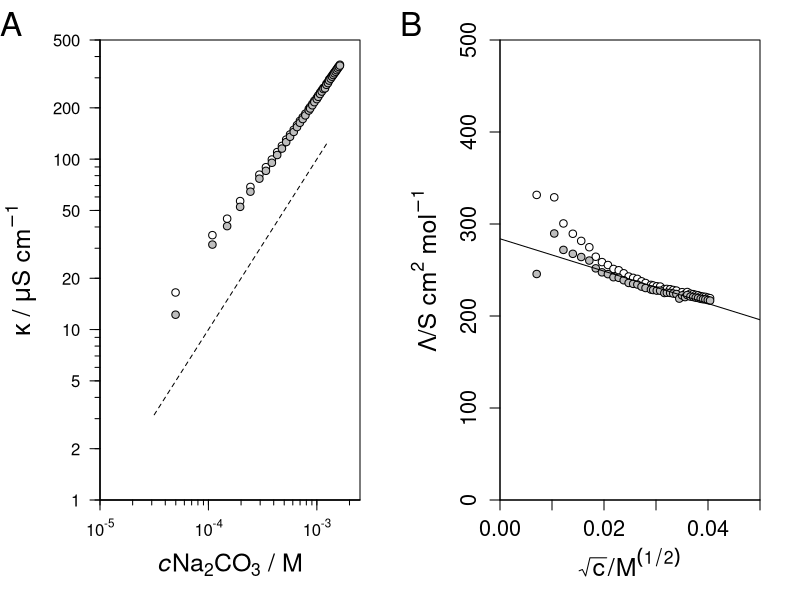

Reproduce this figure in R.
#Leitfähigkeit in Abhänigkeit der Konzentraiton
rm(list=ls())

Data <- read.csv("Konzentration/konzentration.csv",header=TRUE, sep=";")
vol <- Data[,1]
print(Data)
Vol <- vol[-1]
vol <- (Vol) * 0.001  # vol in L
Ltf <- Data$Leitfähigkeit

klsm <- Ltf[1]
kappa <- Ltf[-1]
kappa1 <- (kappa-klsm) #Abzug von KappaLösungsmittel 

MNa <- 105.99 #Mol Mass of Na2Co3
mNa <- 0.5300 #mass of Na2CO3 weighted
nNa <-  mNa/MNa # amount of Na2CO3
c0 <- nNa/0.5

c <- c0*vol/(0.1+vol)
wuc <- sqrt(c)
Lambdaa <- (kappa1/1000)/c
Lambdaaa <- (kappa/1000)/c


PrettyLog <- function(begin=1e-10, end=1e10) {
  d <- 10^c(-99:99)
  d <- d[d>=begin & d<=end]
  dd <- outer(c(1:9), 10^c(-99:99))
  dd <- dd[dd>=begin & dd<=end]
  dlab <- do.call("expression",
                  lapply(seq(along=log10(d)),function(i) substitute(10^E,list(E=log10(d)[i]))))
  list("big"=d, "small"=dd, "big.lab"=dlab)
}

# pdf("plots/concentration.pdf", width = 16, height = 8)
par(mfrow =c(1,2))
par(mar = c(5, 5, 2, 2))
plot(c, kappa1, log="xy", # doppeltlogarithmische Achsenskalierung
     type="n", # Messdaten nicht einzeichnen
     xlim=c(1e-5,2.5e-3), ylim=c(1,500), # x- und y-Achsenbereiche festlegen
     xaxs="i", yaxs="i", # Achsenbereiche exakt
     xaxt="n", yaxt="n", # keine Achsenskalen
     xlab=expression(italic(c)*"Na"[2]*"CO"[3]*" / "*M), # Beschriftung x-Achse
     ylab=expression(italic(kappa)*" / "*mu*S~cm^-1), # Beschriftung y-Achse
     cex.axis = 1.3,  # Adjust the size of tick labels
     cex.lab = 1.5   # Adjust the size of axis labels
)
PL <- PrettyLog() # f ̈ur logarithmische skalierte Zahlenwerte, vgl. Seite 168
axis(1, at=PL$small, labels=FALSE, tcl=-0.25) # x-Achsenstriche unbeschriftet
axis(1, at=PL$big, labels=PL$big.lab) # x-Achsenstriche beschriftet
axis(2, at=PL$small, labels=FALSE, tcl=-0.25) # y-Achsenstriche unbeschriftet
axis(2, las=1) # y-Achsenstriche unbeschriftet
x <- 10^seq(-4.5,-2.9,length=100) # Berechnung der Geraden
y <- 100000 * x
lines(x, y, lty="dashed")
points(c, kappa, pch=21, bg="white") # unkorrigierte Messdaten
points(c, kappa1, pch=21, bg="grey") # korrigierte Messdaten


plot(wuc,Lambdaa, type = "n",
    ylim=c(0,500),
    xlim=c(0,0.05),
    xaxs="i",yaxs="i",
    xlab =expression(sqrt(c)*"/M"^(1/2)),
    ylab=expression(Lambda*"/S cm"^2~"mol"^-1),
    cex.axis = 1.3,  # Adjust the size of tick labels
    cex.lab = 1.5   # Adjust the size of axis labels
)

points(wuc, Lambdaaa, pch=21, bg="white") # unkorrigierte Messdaten
points(wuc, Lambdaa, pch=21, bg="grey") # korrigierte Messdaten

mtext("A", side =3, cex=2, line =-2, at=0, outer = TRUE, adj = 0)
mtext("B", side=3, cex=2, line=-2, at=0.5, outer=TRUE, adj=0)


Lambda0 <- lm(Lambdaa~wuc)
summary(Lambda0)
a <- summary(Lambda0)$coef[1]
b <- summary(Lambda0)$coef[2]
abline(a,b)

